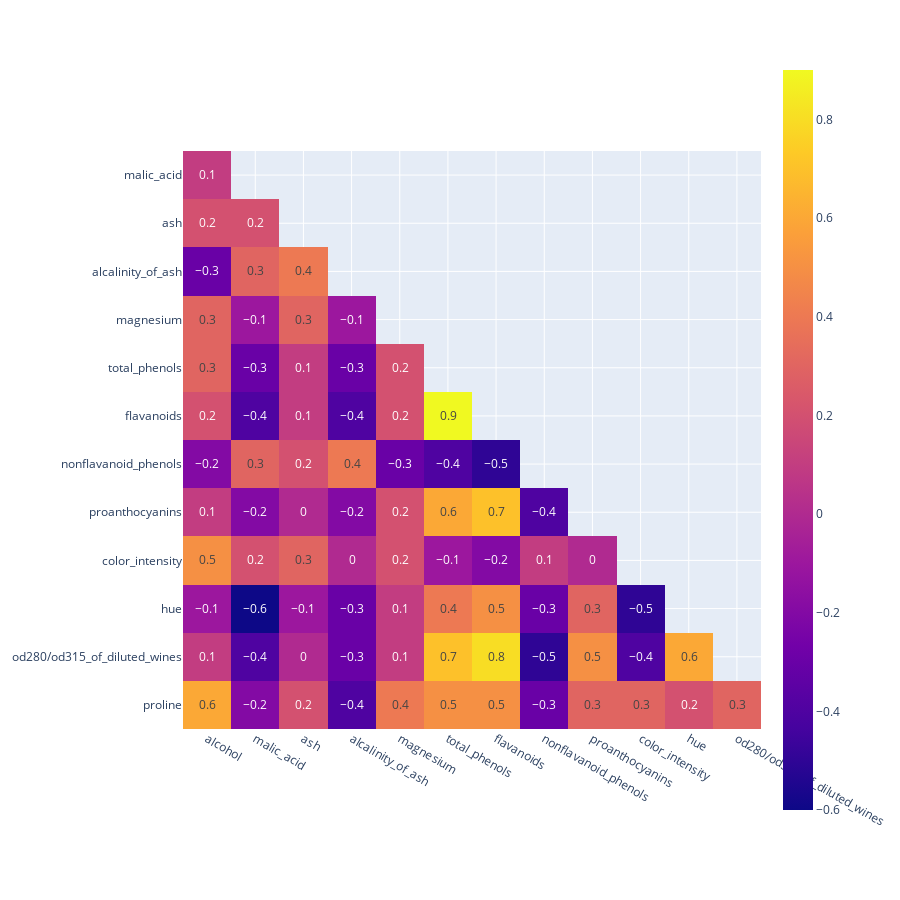

Here is the notebook cell this chart was saved with:
### Code cell
import plotly.express as px
# Correlation
df_corr = df.corr().round(1)
# Mask to matrix
mask = np.zeros_like(df_corr, dtype=bool)
mask[np.triu_indices_from(mask)] = True
# Viz
df_corr_viz = df_corr.mask(mask).dropna(how='all', axis=0).dropna(how='all', axis=1)
fig = px.imshow(df_corr_viz, text_auto=True)
fig.update_layout(height = 900, width=900)
fig.show()

### Figure 1 — Plotly figure (JSON) as saved in the notebook; plotly's stock layout.template omitted (floating-point values rounded to 4 significant figures; data arrays with more than 128 entries replaced by an {"elided": "..."} marker saying what was removed)
{"data": [{"coloraxis": "coloraxis", "hovertemplate": "x: %{x}<br>y: %{y}<br>color: %{z}<extra></extra>", "name": "0", "texttemplate": "%{z}", "type": "heatmap", "x": ["alcohol", "malic_acid", "ash", "alcalinity_of_ash", "magnesium", "total_phenols", "flavanoids", "nonflavanoid_phenols", "proanthocyanins", "color_intensity", "hue", "od280/od315_of_diluted_wines"], "xaxis": "x", "y": ["malic_acid", "ash", "alcalinity_of_ash", "magnesium", "total_phenols", "flavanoids", "nonflavanoid_phenols", "proanthocyanins", "color_intensity", "hue", "od280/od315_of_diluted_wines", "proline"], "yaxis": "y", "z": {"elided": "12x12 float values"}}], "layout": {"coloraxis": {"colorscale": [[0, "#0d0887"], [0.1111, "#46039f"], [0.2222, "#7201a8"], [0.3333, "#9c179e"], [0.4444, "#bd3786"], [0.5556, "#d8576b"], [0.6667, "#ed7953"], [0.7778, "#fb9f3a"], [0.8889, "#fdca26"], [1, "#f0f921"]]}, "height": 900, "margin": {"t": 60}, "width": 900, "xaxis": {"anchor": "y", "constrain": "domain", "domain": [0, 1], "scaleanchor": "y"}, "yaxis": {"anchor": "x", "autorange": "reversed", "constrain": "domain", "domain": [0, 1]}}}
